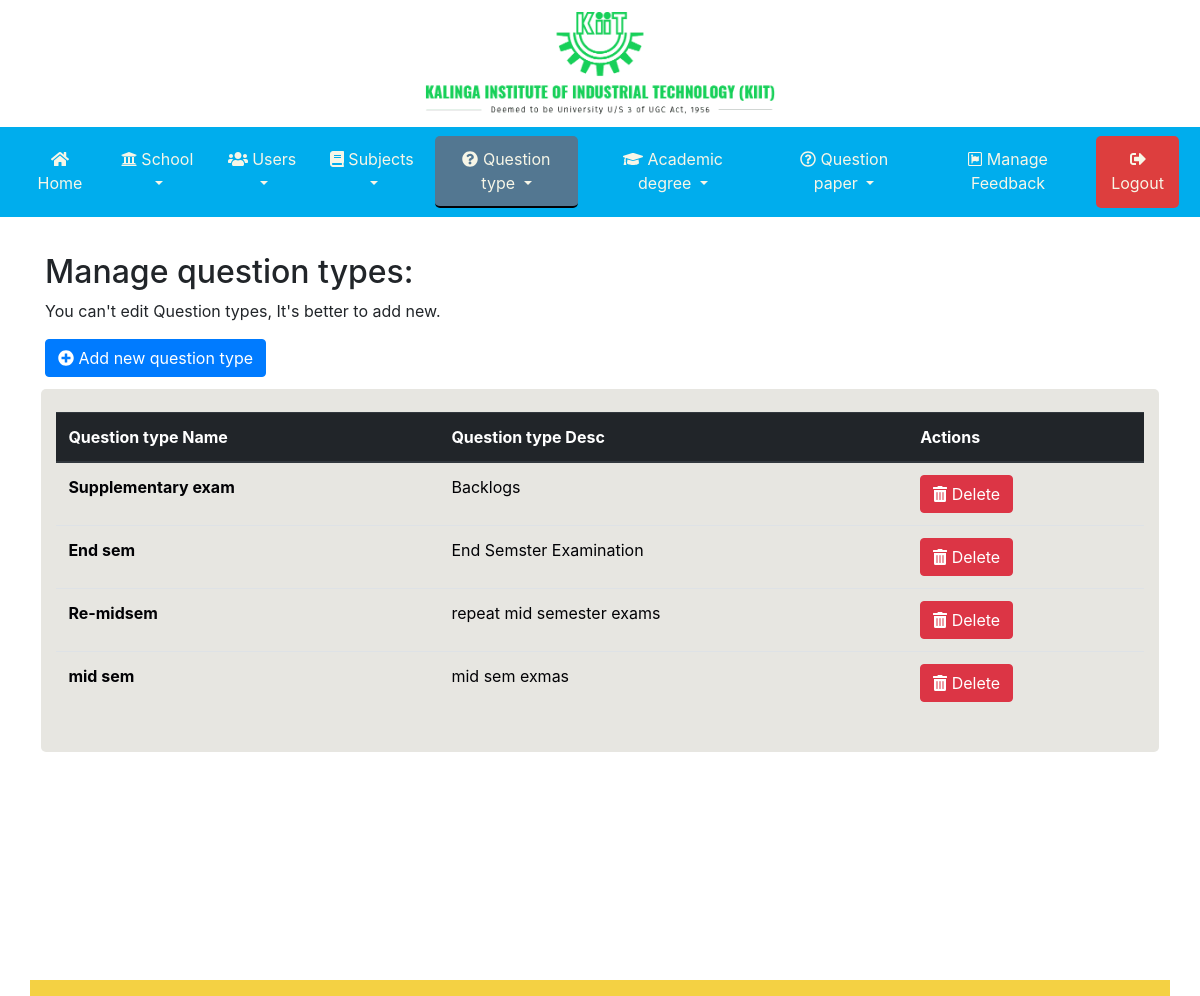
The page /nishi/manage-question-type.php (signed in) on the database its author committed.
### tables this page shows
CREATE TABLE `questiontype` (
  `qt_id` int(1) NOT NULL,
  `qt_name` varchar(50) NOT NULL,
  `qt_desc` varchar(50) DEFAULT NULL,
  `comments` varchar(50) DEFAULT NULL,
  `injected_date` timestamp NULL DEFAULT CURRENT_TIMESTAMP
);

### nishi/manage-question-type.php (the view, shortened to what this page needs)
<?php session_start();
      include 'include/header.php';
      include 'include/navbar.php';
      $pdo = Database::connect();
      $sql = "SELECT * FROM questiontype ORDER BY injected_date DESC";
      $stmt = $pdo->prepare($sql);
      $stmt->execute();
      $types = $stmt->fetchAll();
?>
<div class="container">
  <?php if($types):?>
  <h2> Manage question types: </h2>
  <p>You can't edit Question types, It's better to add new.</p>
    <a href="add-question-type.php" role="button" class="btn btn-md btn-primary">
      <i class="fa fa-plus-circle"></i>
      Add new question type
    </a>
  <div class="row">
    <div class="col data-col" id="viewSchools">
        <table class="table">
          <thead class="thead-dark">
            <tr>
            <th scope="col">Question type Name</th>
            <th scope="col">Question type Desc </th>
            <th scope="col">Actions</th>
          </tr>
        </thead>
        <tbody>
              <?php foreach($types as $qt) :?>
                <tr>
                  <th scope="row"> <?php echo $qt['qt_name'] ?> </th>
                  <td> <?php echo $qt['qt_desc'] ?> </td>
                  <td>
                    <button type="button" class="btn btn-danger" data-toggle="modal" data-target="#deleteQt<?php echo $qt['qt_id']?>">
                      <i class="fa fa-trash-alt"></i> Delete
                    </button>
                  </td>
                </tr>
              <?php endforeach;?>
        </tbody>
    </table>
    </div>
  </div>
<?php endif;?>
</div>
<?php include 'include/footer.php';?>

### nishi/css/main.css (style rules this page uses)
.container { margin: 2%; padding: 1%; }
.data-col { padding: 2% 3%; margin: 1%; background-color: #E7E6E1; color: #020205; border-radius: 5px; }
html { position: relative; min-height: 100%; }
body { margin-bottom: 20px; }

### rows shown on the page
questiontype: qt_name "Supplementary exam", qt_desc "Backlogs"
questiontype: qt_name "End sem", qt_desc "End Semster Examination"
questiontype: qt_name "Re-midsem", qt_desc "repeat mid semester exams"
questiontype: qt_name "mid sem", qt_desc "mid sem exmas"
